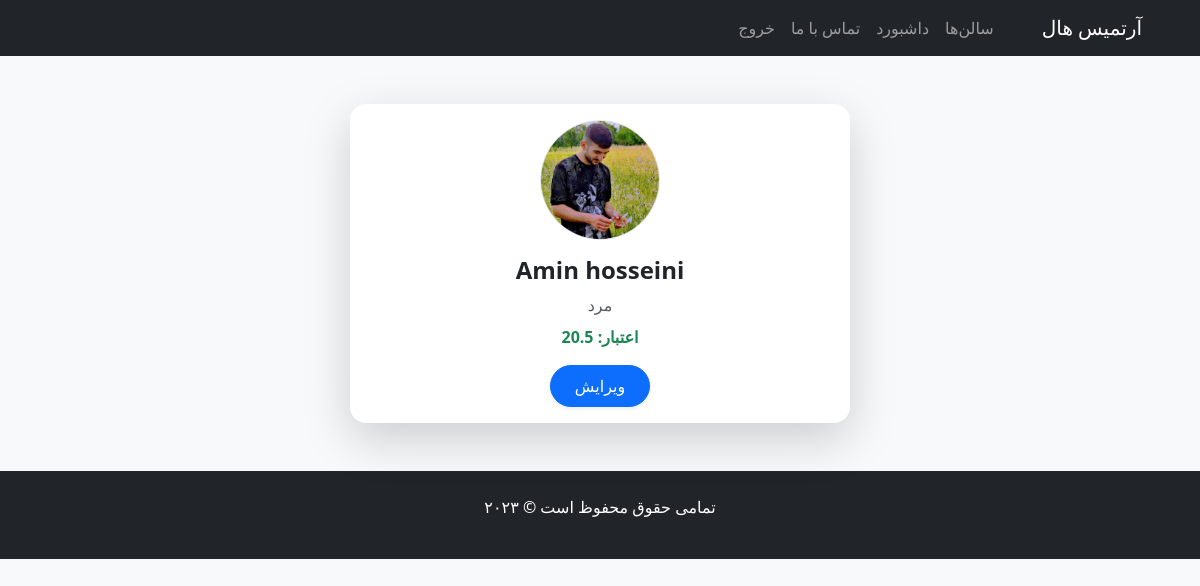
Page /site/dashboard (signed in) on the committed database.
### cvProject/models.py (models this page shows, shortened)
class Profile(models.Model):
    user = models.OneToOneField(User, on_delete=models.CASCADE)
    credit = models.FloatField(default=0)
    image = models.ImageField(upload_to='cvProject/images/', null=True, blank=True)
    MAN = 1
    WOMAN = 2
    STATUS_CHOICES = (
        (MAN, "مرد"),
        (WOMAN, "خانم"),
    )
    gender = models.IntegerField(choices=STATUS_CHOICES, default=MAN)

### cvProject/views.py (the view)
# urls.py: path('dashboard', views.dashboard, name='dashboard'),
@login_required
def dashboard(request):
    try:
        profile = request.user.profile
    except ObjectDoesNotExist:
        profile = models.Profile.objects.create(user=request.user)
    context = {
        'profile': profile,
    }
    return render(request, 'profile.html', context)

### cvProject/templates/profile.html
{% extends 'base.html' %}
{% block content %}
<div class="container mt-5 d-flex justify-content-center">
    <div class="card shadow-lg border-0 rounded-4" style="max-width: 500px; width: 100%;">
        <div class="card-body text-center">
            <div class="mb-3">
                {% if profile.image %}
                <img src="{{ profile.image.url }}" class="rounded-circle border"
                     style="width: 120px; height: 120px; object-fit: cover;">
                {% else %}
                <img src="/media/default.png" class="rounded-circle border"
                     style="width: 120px; height: 120px; object-fit: cover;">
                {% endif %}
            </div>
            <h4 class="fw-bold">{{ profile.user.get_full_name }}</h4>
            <p class="text-muted mb-2">{{ profile.get_gender_display }}</p>
            <p class="fw-semibold text-success">اعتبار: {{ profile.credit }}</p>
            <button class="btn btn-primary rounded-pill px-4 py-2 shadow-sm">
                <a href="{% url 'dashboardEdit' %}" class="text-white text-decoration-none">ویرایش</a>
            </button>
        </div>
    </div>
</div>
{% endblock %}

### rows in the picture
Profile: image (picture), user.get_full_name "Amin hosseini", gender "مرد", credit "20.5"
